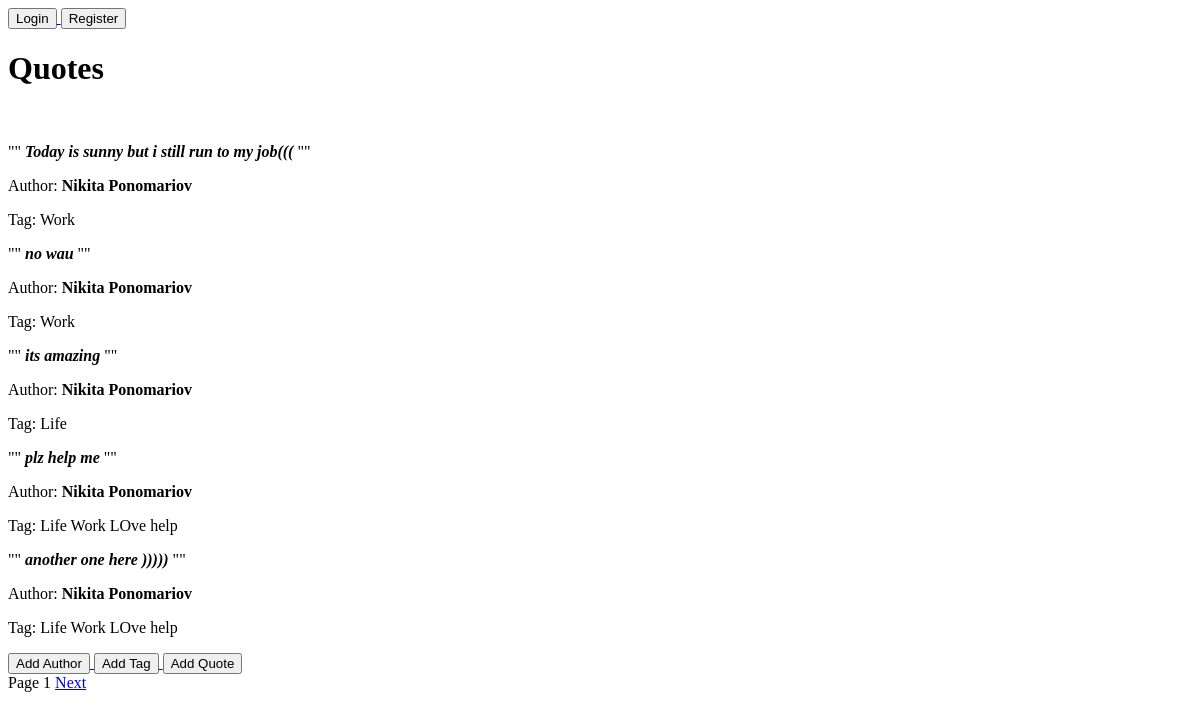
/, run on an earlier commit of the app's database.
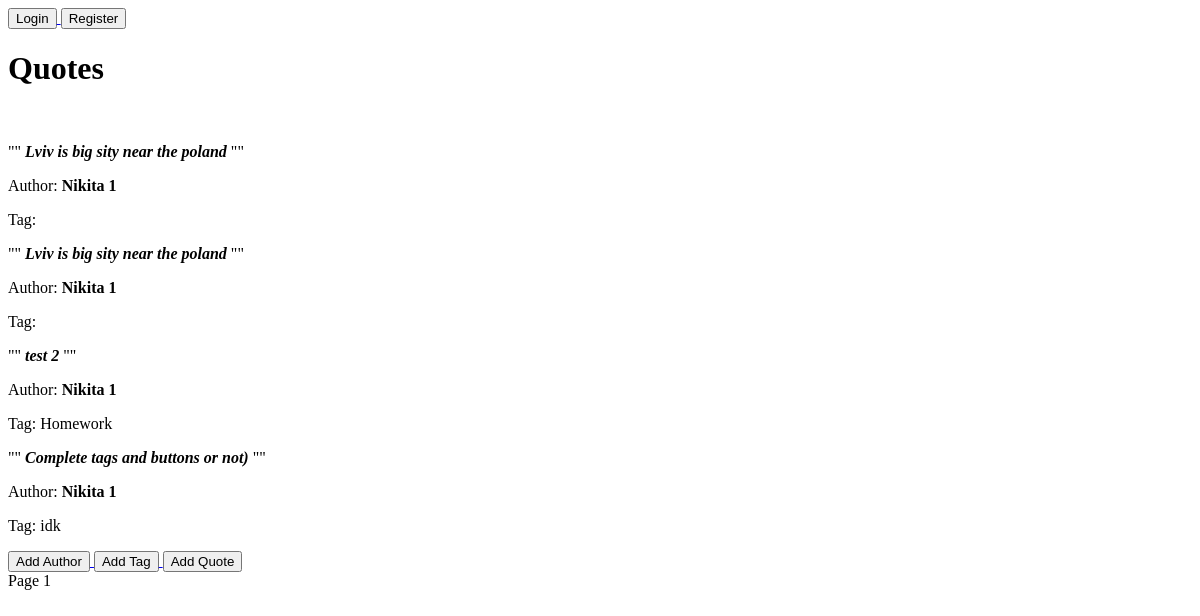
And on a later commit of the database.
### quotes/models.py (models this page shows, shortened)
class Quote(models.Model):
    text = models.TextField()
    author = models.ForeignKey(Author, on_delete=models.CASCADE)
    tags = models.ManyToManyField(Tag)

class Author(models.Model):
    fullname = models.CharField(max_length=100)
    born_date = models.CharField(max_length=100)
    born_location = models.CharField(max_length=100)
    description = models.TextField()

class Tag(models.Model):
    tag = models.CharField(max_length=100)

### quotes/views.py (the view)
# urls.py: path('', views.main, name='main'),
def main(request):
    quotes_list = Quote.objects.all()
    paginator = Paginator(quotes_list, 5)
    page_number = request.GET.get("page")
    page_obj = paginator.get_page(page_number)
    top_tags = Tag.objects.annotate(num_quotes=Count('quote')).order_by('-num_quotes')[:10]
    return render(request, "quotes/index.html",
        {
            "page_obj": page_obj,
            "top_tags": top_tags
        }
    )

### quotes/templates/quotes/index.html (shortened to what this page needs)
<!DOCTYPE html>
<html lang="en">
<head>
</head>
<body>
{% if user.is_authenticated %}
<p>Logged as {{ user.username }}</p>
<form action="/accounts/logout/" method="post">
    {% csrf_token %}
    <button type="submit">Logout</button>
</form>
{% else %}
<a href="/accounts/login/">
    <button>Login</button>
</a>
<a href="/register/">
    <button>Register</button>
</a>
{% endif %}
<h1>Quotes</h1>
<br>
{% for quote in page_obj %}
<p> "" <strong><em>{{ quote.text }}</em></strong> "" </p>
    Author:
    <strong>{{ quote.author.fullname }}</strong>
<p>
    Tag:
    {% for tag  in quote.tags.all %}
        {{ tag.tag }}
    {% endfor %}
</p>
{% endfor %}
<a href="{% url 'add_author' %}">
    <button>Add Author</button>
</a>
<a href="{% url 'add_tag' %}">
    <button>Add Tag</button>
</a>
<a href="{% url 'add_quote' %}">
    <button>Add Quote</button>
</a>
</body>
<div>
<span>
Page {{ page_obj.number }}
</span>
{% if page_obj.has_next %}
<a href="?page={{ page_obj.next_page_number }}">
Next
</a>
{% endif %}
</div>
</html>

What changed in the data, as far as the page shows it:
removed Tag: tag "LOve"
removed Tag: tag "help"
removed Quote: text "another one here )))))", author.fullname "Nikita Ponomariov", Tag (tag "Life"), Tag (tag "Work")
changed Quote (number 1 of 4 on the later page): text "Today is sunny but i still run to my job(((" → "Lviv is big sity near the poland"; author.fullname "Nikita Ponomariov" → "Nikita 1"; loses Tag (tag "Work")
changed Quote (number 2 of 4 on the later page): text "no wau" → "Lviv is big sity near the poland"; author.fullname "Nikita Ponomariov" → "Nikita 1"; loses Tag (tag "Work")
changed Quote: text "its amazing" → "test 2"; author.fullname "Nikita Ponomariov" → "Nikita 1"
changed Tag: tag "Life" → "Homework"
changed Quote: text "plz help me" → "Complete tags and buttons or not)"; author.fullname "Nikita Ponomariov" → "Nikita 1"; loses Tag (tag "Life")
changed Tag: tag "Work" → "idk"
Also different on the page:
text no longer shown: "Next"
